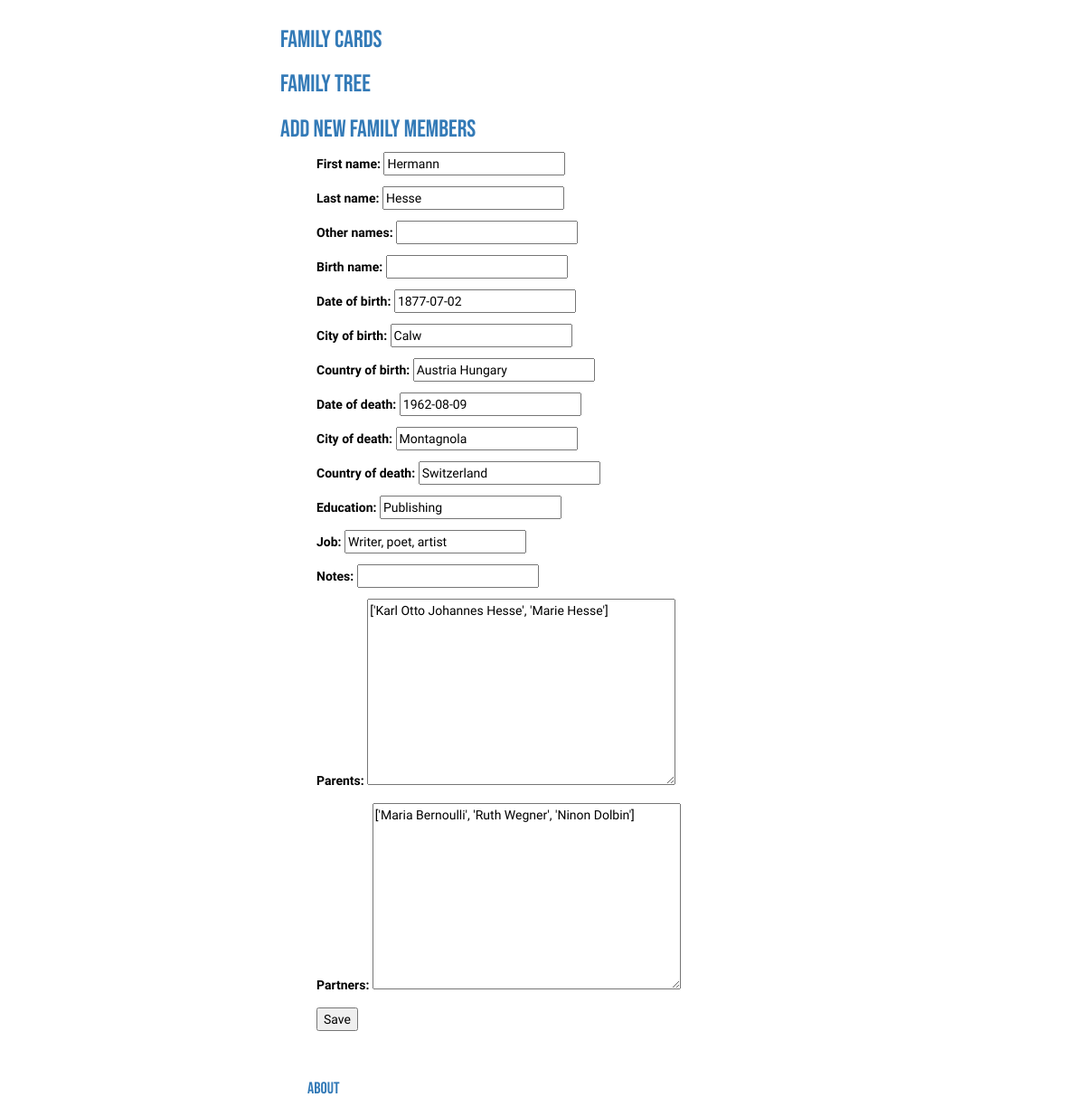
Screenshot of /member/hermann_hesse_1877-07-02-000000/edit with the database file from the repository.
### familycards/models.py (models this page shows, shortened)
class FamilyMember(models.Model):
    first_name = models.CharField(max_length=200)
    last_name = models.CharField(max_length=200)
    other_names = models.CharField(max_length=200)
    birth_name = models.CharField(max_length=200)
    slug = models.SlugField(max_length=100, unique=True)
    date_of_birth = models.DateField()
    city_of_birth = models.CharField(max_length=200)
    country_of_birth = models.CharField(max_length=200)
    date_of_death = models.DateField()
    city_of_death = models.CharField(max_length=200)
    country_of_death = models.CharField(max_length=200)
    education = models.CharField(max_length=200)
    job = models.CharField(max_length=200)
    notes = models.CharField(max_length=500)
    parents = MembersField()
    partners = MembersField()
    full_name = models.CharField(max_length=200)

### familycards/views.py (the view)
# urls.py: path('member/<slug>/edit', views.edit_member, name='edit_member'),
def edit_member(request, slug):
   member = get_object_or_404(FamilyMember, slug=slug)
   if request.method == "POST":
      form = UploadOnePerson(request.POST, instance=member)
      if form.is_valid():
         member = form.save(commit=False)
         member.parents = str(member.parents)
         member.partners = str(member.partners)
         member.save()
         context = {'member': member, 'slug': member.slug}
         return redirect('view_member', slug=member.slug)
   else:
      form = UploadOnePerson(instance=member)
   context = {'form': form, 'member':member}
   return render(request, 'familycards/edit_member.html', context)

### familycards/forms.py
class UploadOnePerson(forms.ModelForm):
    class Meta:
        model = FamilyMember
        fields = (
            'first_name',
            'last_name',
            'other_names',
            'birth_name',
            'date_of_birth',
            'city_of_birth',
            'country_of_birth',
            'date_of_death',
            'city_of_death',
            'country_of_death',
            'education',
            'job',
            'notes',
            'parents',
            'partners',
        )

### familycards/models.py (called while the page is built)
    def from_db_value(self, value, expression, connection):
        if value is None:
            return value
        return value.split(', ')

### familycards/templates/familycards/edit_member.html (shortened to what this page needs)
{% extends 'familycards/base.html' %}
{% block content %}
<div class="member-info">
    <form method="post" >
                        {{ form.as_p }}
                        <input type="submit" value="Save">
                 </form>
</div>
{% include 'familycards/footer.html' %}
{% endblock %}

### static/css/familycards.css (style rules this page uses)
.member-info { padding-left: 40px; color: #000000; font-family: 'Nanum Gothic Coding', monospace; }
body { margin: auto; width: 50%; padding: 10px; }

### rows the page displays
FamilyMember: first_name "Hermann", last_name "Hesse", date_of_birth "1877-07-02", city_of_birth "Calw", country_of_birth "Austria Hungary", date_of_death "1962-08-09", city_of_death "Montagnola", country_of_death "Switzerland", education "Publishing", job "Writer, poet, artist", parents "['Karl Otto Johannes Hesse', 'Marie Hesse']", partners "['Maria Bernoulli', 'Ruth Wegner', 'Ninon Dolbin']"
